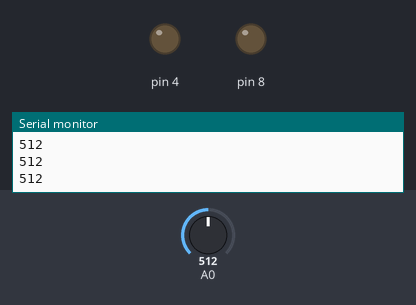
Bench run of a sketch on a simulated Arduino Uno, built with avr-gcc and run on an emulated ATmega328P. Parts: output pins drawn as LEDs (lit = HIGH), the last lines printed to the serial monitor. The test bench sets the inputs (shaded band); at power-on: A0 = 512.

Above: at 1.2 s.
1.3 s: A0 set to 24
2.8 s: A0 set to 19
At 3.8 s:
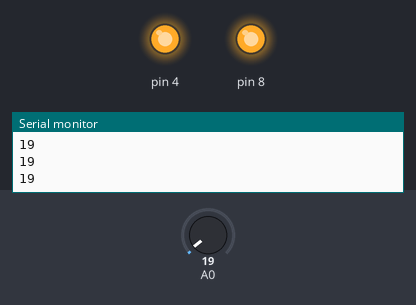
4.3 s: A0 set to 122
At 5.0 s:
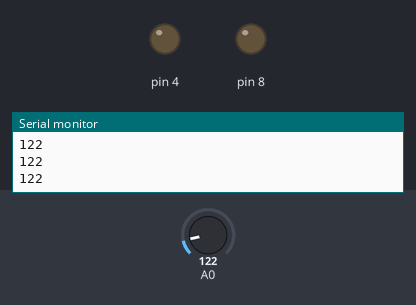
5.8 s: A0 set to 12
At 7.2 s:
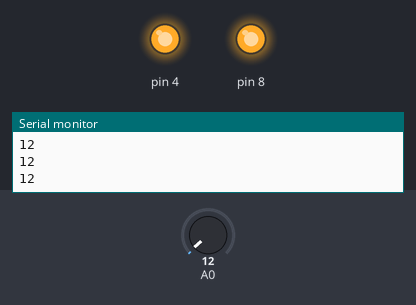
Timing chart, 0 to 8.3 s (numbered marks = the images above; inputs shaded):
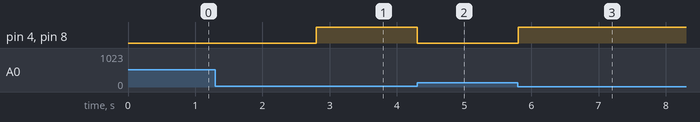

The sketch:

code.ino
```cpp
int moisture_data=0;
void setup()
{
  pinMode(A0,INPUT);
  Serial.begin(9600);
  pinMode(8,OUTPUT);
  pinMode(4,OUTPUT);

}

void loop()
{
moisture_data= analogRead(A0);
Serial.println(moisture_data);

if(moisture_data<22){
  digitalWrite(8,HIGH);
  digitalWrite(4,HIGH);

}

else{
  digitalWrite(8, LOW);
  digitalWrite(4, LOW);

}
  delay(5);
}
```

Measured:
- the behaviour switches between 22 and 21 on A0 (found by bisection; images 0 and 1)
- after the input at 2.8 s, pin 4, pin 8: LOW → HIGH at once
- after the input at 4.3 s, pin 4, pin 8: HIGH → LOW at once
- after the input at 5.8 s, pin 4, pin 8: LOW → HIGH at once
